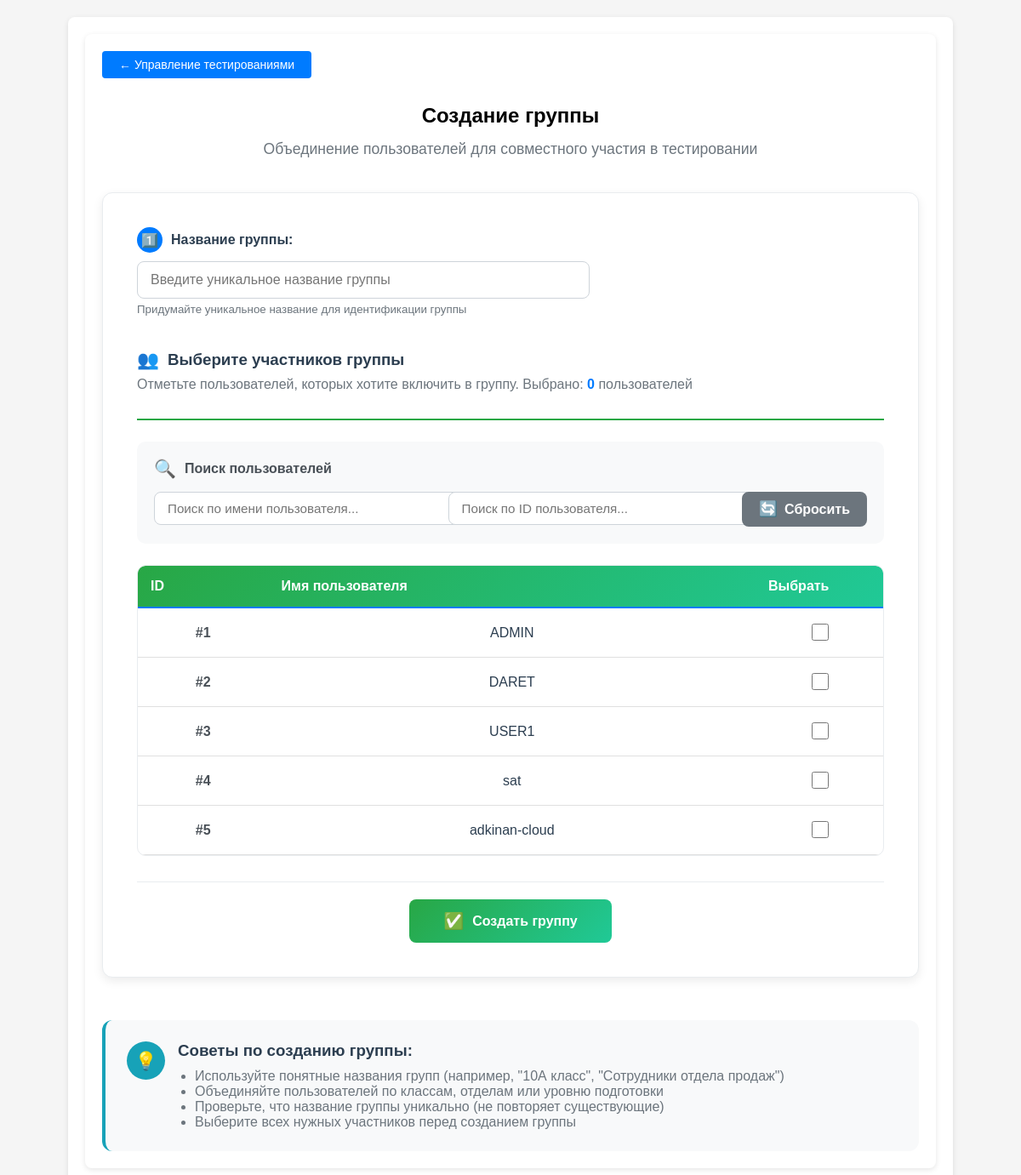
The page /dashboard/testing_management/group_create (signed in) on the database as committed earlier.
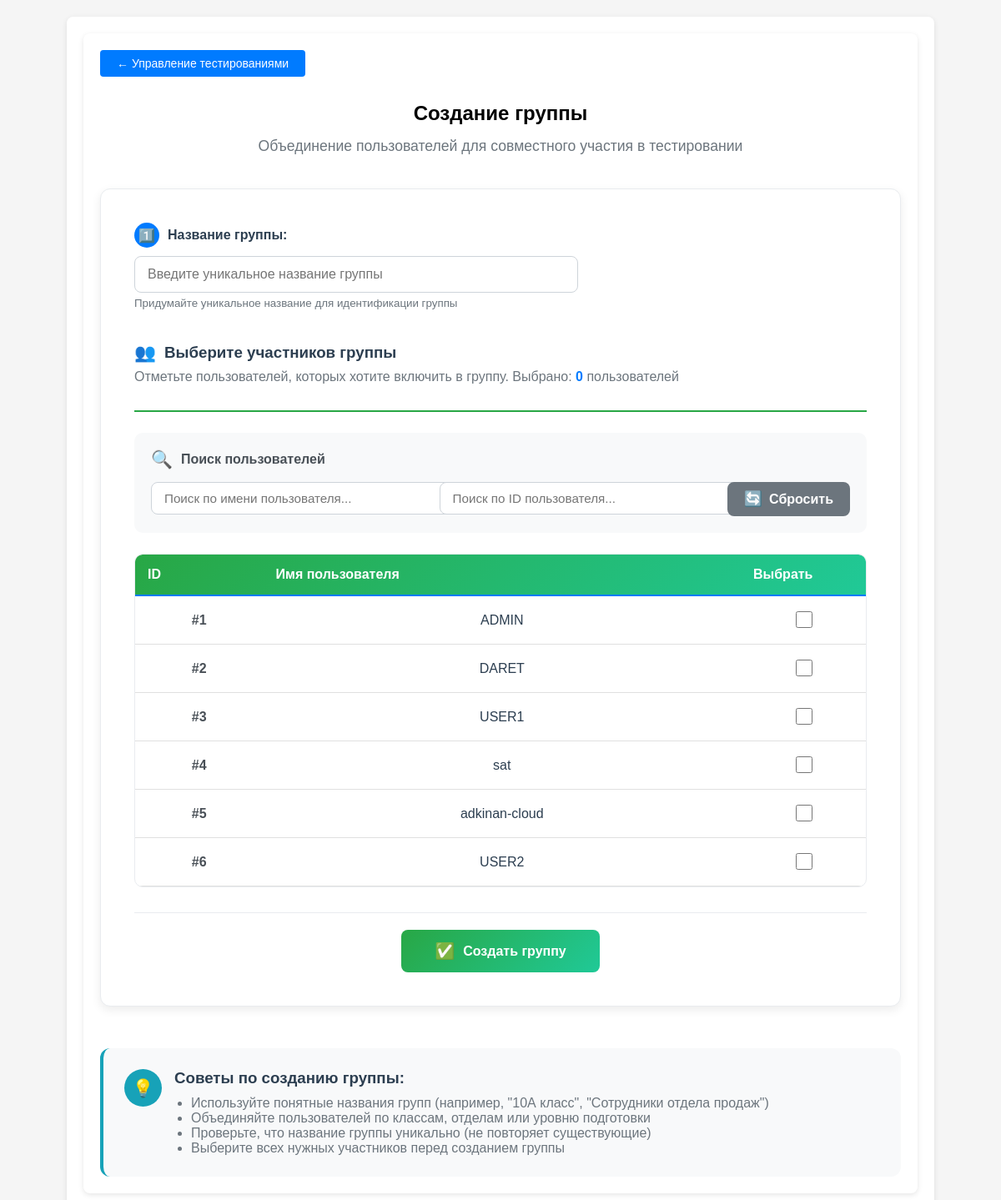
The same page on the database as committed later.
### app.py (models this page shows, shortened)
class User(db.Model, UserMixin):
    __tablename__ = 'Users'
    id =  db.Column(db.Integer, primary_key=True)
    username = db.Column(db.String(64), unique=True, nullable=False)
    password_hash = db.Column(db.String(64), nullable=False)
    privileges = db.Column(db.Boolean, default = False)
    def __repr__(self):
        return f'<User {self.username}>'
    @property
    def is_admin(self):
        return self.privileges

### app.py (the view, shortened to what this page needs)
@app.route('/dashboard/testing_management/group_create', methods=['GET', 'POST'])
def group_create():
    if not check_privileges():
        return redirect(url_for('ErAuth'))
    users = User.query.order_by(User.id).offset(1).all()
    group_names = [g.groupname for g in Group.query.order_by(Group.groupname).all()]
    if request.method == 'GET':
        return render_template(mgn + 'group_create.html', users=users, group_names=group_names)

### app.py (called while the page is built)
@login_manager.user_loader
def load_user(user_id):
    return User.query.get(int(user_id))

def check_privileges():
    curent_user = User.query.filter(
        User.username.ilike(
            session.get('curent_user')
        )
    ).first()
    print("DEBUD: curent user is",curent_user)
    print("DEBUG: curent user privileges -",curent_user.is_admin)
    if not curent_user or not curent_user.is_admin:
        return False
    else:
        return True

### templates/templateM/group_create.html (shortened to what the changed rows need)
{% extends 'base.html' %}
{% block content %}
<section class="hero-section">
    <div class="container">
        <div style="text-align: center; margin-bottom: 40px;">
            <h1 class="hero-title" style="margin-bottom: 15px;">Создание группы</h1>
        </div>
        <div style="
            max-width: 1000px;
            margin: 0 auto 50px;
            background: white;
            border-radius: 12px;
            padding: 40px;
            box-shadow: 0 4px 12px rgba(0,0,0,0.08);
            border: 1px solid #e9ecef;
        ">
            <form id="usersForm" method="post">
                <div style="
                    background: white;
                    border-radius: 10px;
                    border: 1px solid #e9ecef;
                    overflow: hidden;
                    margin-bottom: 30px;
                ">
                    <div style="overflow-x: auto;">
                        <table style="
                            width: 100%;
                            border-collapse: collapse;
                            min-width: 600px;
                        ">
                            <thead>
                                <tr style="
                                    background: linear-gradient(135deg, #28a745 0%, #20c997 100%);
                                    color: white;
                                ">
                                    <th style="padding: 15px; text-align: left; font-weight: 600; border-radius: 8px 0 0 0;">ID</th>
                                    <th style="padding: 15px; text-align: left; font-weight: 600;">Имя пользователя</th>
                                    <th style="padding: 15px; text-align: left; font-weight: 600; border-radius: 0 8px 0 0; width: 120px;">Выбрать</th>
                                </tr>
                            </thead>
                            <tbody id="usersTableBody">
                                {% for u in users %}
                                <tr style="
                                    border-bottom: 1px solid #e9ecef;
                                    transition: all 0.3s ease;
                                "
                                class="usr_row"
                                onmouseover="this.style.backgroundColor='#f8f9fa';"
                                onmouseout="this.style.backgroundColor='';">
                                    <td style="padding: 15px; font-weight: 600; color: #495057; vertical-align: middle;">
                                        #{{ u.id }}
                                    </td>
                                    <td style="padding: 15px; vertical-align: middle;">
                                        <div style="color: #2c3e50; font-weight: 500;">{{ u.username }}</div>
                                    </td>
                                    <td style="padding: 15px; vertical-align: middle; text-align: center;">
                                        <label style="
                                            display: inline-block;
                                            cursor: pointer;
                                            position: relative;
                                        ">
                                            <input
                                                type="checkbox"
                                                class="usr-checkbox"
                                                value="{{ u.id }}"
                                                style="
                                                    width: 20px;
                                                    height: 20px;
                                                    cursor: pointer;
                                                "
                                            >
                                        </label>
                                    </td>
                                </tr>
                                {% endfor %}
                            </tbody>
                        </table>
                    </div>
                </div>
            </form>
        </div>
    </div>
</section>
{% endblock %}
{% set show_footer = False %}

Rows that differ between the two databases and show on the page:
added User: id "6", username "USER2"
